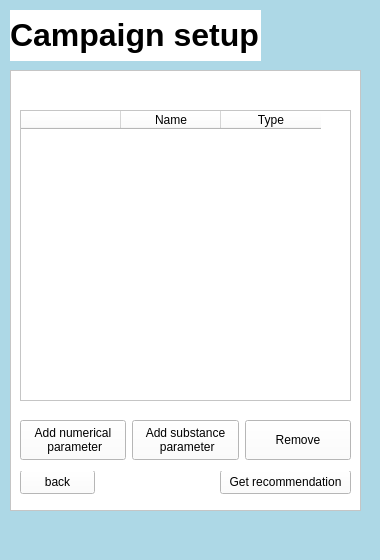
<?xml version="1.0" encoding="UTF-8"?>
<ui version="4.0">
 <class>MainWindow</class>
 <widget class="QMainWindow" name="MainWindow">
  <property name="geometry">
   <rect>
    <x>0</x>
    <y>0</y>
    <width>380</width>
    <height>560</height>
   </rect>
  </property>
  <property name="windowTitle">
   <string>MainWindow</string>
  </property>
  <property name="styleSheet">
   <string notr="true">background-color: rgb(173, 216, 230)</string>
  </property>
  <widget class="QWidget" name="centralwidget">
   <widget class="QLabel" name="label">
    <property name="geometry">
     <rect>
      <x>10</x>
      <y>10</y>
      <width>251</width>
      <height>51</height>
     </rect>
    </property>
    <property name="styleSheet">
     <string notr="true">background-color: white</string>
    </property>
    <property name="text">
     <string>&lt;html&gt;&lt;head/&gt;&lt;body&gt;&lt;p&gt;&lt;span style=&quot; font-size:24pt; font-weight:700;&quot;&gt;Campaign setup&lt;/span&gt;&lt;/p&gt;&lt;/body&gt;&lt;/html&gt;</string>
    </property>
   </widget>
   <widget class="QStackedWidget" name="stackedWidget">
    <property name="geometry">
     <rect>
      <x>20</x>
      <y>80</y>
      <width>331</width>
      <height>421</height>
     </rect>
    </property>
    <property name="styleSheet">
     <string notr="true">background-color: rgb(255, 255, 255);</string>
    </property>
    <property name="currentIndex">
     <number>1</number>
    </property>
    <widget class="QWidget" name="PageSettings">
     <widget class="QWidget" name="gridLayoutWidget_2">
      <property name="geometry">
       <rect>
        <x>0</x>
        <y>0</y>
        <width>331</width>
        <height>181</height>
       </rect>
      </property>
      <layout class="QGridLayout" name="gridLayout_2">
       <property name="leftMargin">
        <number>1</number>
       </property>
       <item row="1" column="1">
        <layout class="QHBoxLayout" name="horizontalLayout">
         <property name="spacing">
          <number>5</number>
         </property>
         <item>
          <widget class="QLineEdit" name="lineEdit_3"/>
         </item>
         <item>
          <widget class="QPushButton" name="pushButton">
           <property name="text">
            <string>Browse folder</string>
           </property>
          </widget>
         </item>
        </layout>
       </item>
       <item row="5" column="1">
        <widget class="QCheckBox" name="checkBox_2">
         <property name="text">
          <string/>
         </property>
        </widget>
       </item>
       <item row="4" column="0">
        <widget class="QLabel" name="label_13">
         <property name="text">
          <string>Initial recommender:</string>
         </property>
        </widget>
       </item>
       <item row="0" column="0">
        <widget class="QLabel" name="label_10">
         <property name="text">
          <string>Campaign name:</string>
         </property>
        </widget>
       </item>
       <item row="5" column="0">
        <widget class="QLabel" name="label_11">
         <property name="text">
          <string>Simulate results:</string>
         </property>
        </widget>
       </item>
       <item row="3" column="0">
        <widget class="QLabel" name="label_9">
         <property name="text">
          <string>Acquisition function:</string>
         </property>
        </widget>
       </item>
       <item row="3" column="1">
        <widget class="QComboBox" name="comboBox_3">
         <item>
          <property name="text">
           <string>qLogEi</string>
          </property>
         </item>
         <item>
          <property name="text">
           <string>PCB</string>
          </property>
         </item>
         <item>
          <property name="text">
           <string>qPI</string>
          </property>
         </item>
        </widget>
       </item>
       <item row="0" column="1">
        <widget class="QLineEdit" name="lineEdit_2">
         <property name="text">
          <string>My_first_campaign</string>
         </property>
        </widget>
       </item>
       <item row="2" column="1">
        <widget class="QFrame" name="frame_3">
         <property name="frameShape">
          <enum>QFrame::Shape::StyledPanel</enum>
         </property>
         <property name="frameShadow">
          <enum>QFrame::Shadow::Raised</enum>
         </property>
         <widget class="QWidget" name="horizontalLayoutWidget">
          <property name="geometry">
           <rect>
            <x>0</x>
            <y>0</y>
            <width>101</width>
            <height>31</height>
           </rect>
          </property>
          <layout class="QHBoxLayout" name="horizontalLayout_2">
           <item>
            <widget class="QToolButton" name="toolButton">
             <property name="text">
              <string>-</string>
             </property>
            </widget>
           </item>
           <item>
            <widget class="QLabel" name="label_14">
             <property name="enabled">
              <bool>true</bool>
             </property>
             <property name="maximumSize">
              <size>
               <width>10</width>
               <height>30</height>
              </size>
             </property>
             <property name="text">
              <string>3</string>
             </property>
            </widget>
           </item>
           <item>
            <widget class="QToolButton" name="toolButton_2">
             <property name="text">
              <string>+</string>
             </property>
            </widget>
           </item>
          </layout>
         </widget>
        </widget>
       </item>
       <item row="2" column="0">
        <widget class="QLabel" name="label_12">
         <property name="text">
          <string>Batchsize:</string>
         </property>
        </widget>
       </item>
       <item row="4" column="1">
        <widget class="QComboBox" name="comboBox_4">
         <item>
          <property name="text">
           <string>Farthest Point Sampling</string>
          </property>
         </item>
         <item>
          <property name="text">
           <string>Random</string>
          </property>
         </item>
        </widget>
       </item>
       <item row="1" column="0">
        <widget class="QLabel" name="label_8">
         <property name="text">
          <string>Choose path:</string>
         </property>
        </widget>
       </item>
      </layout>
     </widget>
     <widget class="QPushButton" name="pushButton_2">
      <property name="geometry">
       <rect>
        <x>250</x>
        <y>390</y>
        <width>75</width>
        <height>24</height>
       </rect>
      </property>
      <property name="text">
       <string>continue</string>
      </property>
     </widget>
    </widget>
    <widget class="QWidget" name="PageParameter">
     <widget class="QPushButton" name="pushButton_3">
      <property name="geometry">
       <rect>
        <x>0</x>
        <y>390</y>
        <width>75</width>
        <height>24</height>
       </rect>
      </property>
      <property name="text">
       <string>back</string>
      </property>
     </widget>
     <widget class="QPushButton" name="pushButton_4">
      <property name="geometry">
       <rect>
        <x>200</x>
        <y>390</y>
        <width>131</width>
        <height>24</height>
       </rect>
      </property>
      <property name="text">
       <string>Get recommendation</string>
      </property>
     </widget>
     <widget class="QTableWidget" name="tableWidget">
      <property name="geometry">
       <rect>
        <x>0</x>
        <y>30</y>
        <width>331</width>
        <height>291</height>
       </rect>
      </property>
      <attribute name="horizontalHeaderVisible">
       <bool>true</bool>
      </attribute>
      <attribute name="horizontalHeaderCascadingSectionResizes">
       <bool>false</bool>
      </attribute>
      <attribute name="horizontalHeaderHighlightSections">
       <bool>true</bool>
      </attribute>
      <attribute name="horizontalHeaderShowSortIndicator" stdset="0">
       <bool>false</bool>
      </attribute>
      <column>
       <property name="text">
        <string/>
       </property>
      </column>
      <column>
       <property name="text">
        <string>Name</string>
       </property>
      </column>
      <column>
       <property name="text">
        <string>Type</string>
       </property>
      </column>
     </widget>
     <widget class="QWidget" name="horizontalLayoutWidget_2">
      <property name="geometry">
       <rect>
        <x>0</x>
        <y>330</y>
        <width>331</width>
        <height>61</height>
       </rect>
      </property>
      <layout class="QHBoxLayout" name="horizontalLayout_3">
       <item>
        <widget class="QPushButton" name="pushButton_5">
         <property name="minimumSize">
          <size>
           <width>105</width>
           <height>40</height>
          </size>
         </property>
         <property name="text">
          <string>Add numerical 
 parameter</string>
         </property>
        </widget>
       </item>
       <item>
        <widget class="QPushButton" name="pushButton_6">
         <property name="minimumSize">
          <size>
           <width>105</width>
           <height>40</height>
          </size>
         </property>
         <property name="text">
          <string>Add substance 
 parameter</string>
         </property>
        </widget>
       </item>
       <item>
        <widget class="QPushButton" name="pushButton_7">
         <property name="minimumSize">
          <size>
           <width>105</width>
           <height>40</height>
          </size>
         </property>
         <property name="text">
          <string>Remove</string>
         </property>
        </widget>
       </item>
      </layout>
     </widget>
    </widget>
   </widget>
   <widget class="QFrame" name="frame">
    <property name="geometry">
     <rect>
      <x>10</x>
      <y>70</y>
      <width>351</width>
      <height>441</height>
     </rect>
    </property>
    <property name="styleSheet">
     <string notr="true">background-color: rgb(255, 255, 255);</string>
    </property>
    <property name="frameShape">
     <enum>QFrame::Shape::StyledPanel</enum>
    </property>
    <property name="frameShadow">
     <enum>QFrame::Shadow::Raised</enum>
    </property>
   </widget>
   <widget class="Line" name="line">
    <property name="geometry">
     <rect>
      <x>20</x>
      <y>170</y>
      <width>331</width>
      <height>31</height>
     </rect>
    </property>
    <property name="orientation">
     <enum>Qt::Orientation::Horizontal</enum>
    </property>
   </widget>
   <zorder>line</zorder>
   <zorder>frame</zorder>
   <zorder>label</zorder>
   <zorder>stackedWidget</zorder>
  </widget>
  <widget class="QMenuBar" name="menubar">
   <property name="geometry">
    <rect>
     <x>0</x>
     <y>0</y>
     <width>380</width>
     <height>22</height>
    </rect>
   </property>
  </widget>
  <widget class="QStatusBar" name="statusbar"/>
 </widget>
 <resources/>
 <connections/>
</ui>
